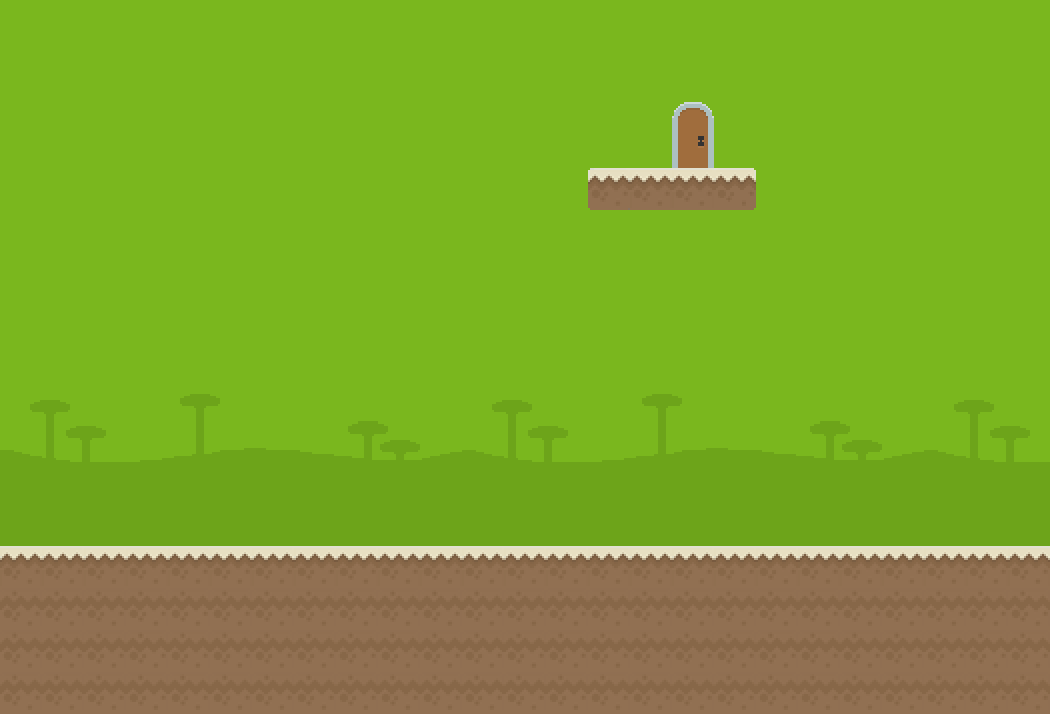

This is a level from a 2D game, rendered from its Tiled map with the project's own tilesets. A one-line summary and the complete map file follow:
An orthogonal 25x17 tile map with 42x42 px tiles, 2 tile layers (background, foreground) and 9 objects (7x box, player, diamond).

<map version="1.0" tiledversion="1.0.2" orientation="orthogonal" renderorder="right-down" width="25" height="17" tilewidth="42" tileheight="42" nextobjectid="23">
 <tileset firstgid="1" source="tileset.tsx" />
 <layer name="background" width="25" height="17">
  <data encoding="csv">
323,323,323,323,323,323,323,323,323,323,323,323,323,323,323,323,323,323,323,323,323,323,323,323,323,
323,323,323,323,323,323,323,323,323,323,323,323,323,323,323,323,323,323,323,323,323,323,323,323,323,
323,323,323,323,323,323,323,323,323,323,323,323,323,323,323,323,323,323,323,323,323,323,323,323,323,
323,323,323,323,323,323,323,323,323,323,323,323,323,323,323,323,323,323,323,323,323,323,323,323,323,
323,323,323,323,323,323,323,323,323,323,323,323,323,323,323,323,323,323,323,323,323,323,323,323,323,
323,323,323,323,323,323,323,323,323,323,323,323,323,323,323,323,323,323,323,323,323,323,323,323,323,
323,323,323,323,323,323,323,323,323,323,323,323,323,323,323,323,323,323,323,323,323,323,323,323,323,
323,323,323,323,323,323,323,323,323,323,323,323,323,323,323,323,323,323,323,323,323,323,323,323,323,
323,323,323,323,323,323,323,323,323,323,323,323,323,323,323,323,323,323,323,323,323,323,323,323,323,
320,321,322,323,324,325,326,327,328,329,330,320,321,322,323,324,325,326,327,328,329,330,320,321,322,
350,351,352,353,354,355,356,357,358,359,360,350,351,352,353,354,355,356,357,358,359,360,350,351,352,
380,381,382,383,384,385,386,387,388,389,390,380,381,382,383,384,385,386,387,388,389,390,380,381,382,
380,381,382,383,384,385,386,387,388,389,390,380,381,382,383,384,385,386,387,388,389,390,380,381,382,
381,381,381,381,381,381,381,381,381,381,381,381,381,381,381,381,381,381,381,381,381,381,381,381,381,
381,381,381,381,381,381,381,381,381,381,381,381,381,381,381,381,381,381,381,381,381,381,381,381,381,
381,381,381,381,381,381,381,381,381,381,381,381,381,381,381,381,381,381,381,381,381,381,381,381,381,
381,381,381,381,381,381,381,381,381,381,381,381,381,381,381,381,381,381,381,381,381,381,381,381,381
</data>
 </layer>
 <layer name="foreground" width="25" height="17">
  <data encoding="csv">
0,0,0,0,0,0,0,0,0,0,0,0,0,0,0,0,0,0,0,0,0,0,0,0,0,
0,0,0,0,0,0,0,0,0,0,0,0,0,0,0,0,0,0,0,0,0,0,0,0,0,
0,0,0,0,0,0,0,0,0,0,0,0,0,0,0,0,167,0,0,0,0,0,0,0,0,
0,0,0,0,0,0,0,0,0,0,0,0,0,0,0,0,168,0,0,0,0,0,0,0,0,
0,0,0,0,0,0,0,0,0,0,0,0,0,0,620,621,621,622,0,0,0,0,0,0,0,
0,0,0,0,0,0,0,0,0,0,0,0,0,0,0,0,0,0,0,0,0,0,0,0,0,
0,0,0,0,0,0,0,0,0,0,0,0,0,0,0,0,0,0,0,0,0,0,0,0,0,
0,0,0,0,0,0,0,0,0,0,0,0,0,0,0,0,0,0,0,0,0,0,0,0,0,
0,0,0,0,0,0,0,0,0,0,0,0,0,0,0,0,0,0,0,0,0,0,0,0,0,
0,0,0,0,0,0,0,0,0,0,0,0,0,0,0,0,0,0,0,0,0,0,0,0,0,
0,0,0,0,0,0,0,0,0,0,0,0,0,0,0,0,0,0,0,0,0,0,0,0,0,
0,0,0,0,0,0,0,0,0,0,0,0,0,0,0,0,0,0,0,0,0,0,0,0,0,
0,0,0,0,0,0,0,0,0,0,0,0,0,0,0,0,0,0,0,0,0,0,0,0,0,
621,621,621,621,621,621,621,621,621,621,621,621,621,621,621,621,621,621,621,621,621,621,621,621,621,
653,653,653,653,653,653,653,653,653,653,653,653,653,653,653,653,653,653,653,653,653,653,653,653,653,
653,653,653,653,653,653,653,653,653,653,653,653,653,653,653,653,653,653,653,653,653,653,653,653,653,
653,653,653,653,653,653,653,653,653,653,653,653,653,653,653,653,653,653,653,653,653,653,653,653,653
</data>
 </layer>
 <objectgroup name="objects">
  <object id="2" name="player" type="player" x="178" y="485" width="44" height="48" />
  <object id="13" name="box" type="box" x="244.334" y="500.001" width="40" height="41.3333" />
  <object id="14" name="box" type="box" x="244.333" y="452" width="40" height="41.3333" />
  <object id="16" name="box" type="box" x="244.663" y="401.333" width="40" height="41.3333" />
  <object id="17" name="box" type="box" x="244.663" y="350.667" width="40" height="41.3333" />
  <object id="18" name="box" type="box" x="244.663" y="298.667" width="40" height="41.3333" />
  <object id="19" name="box" type="box" x="247.33" y="242.667" width="40" height="41.3333" />
  <object id="20" name="box" type="box" x="245.997" y="190.667" width="40" height="41.3333" />
  <object id="22" name="diamond" x="796" y="304" width="40" height="46" />
 </objectgroup>
</map>
